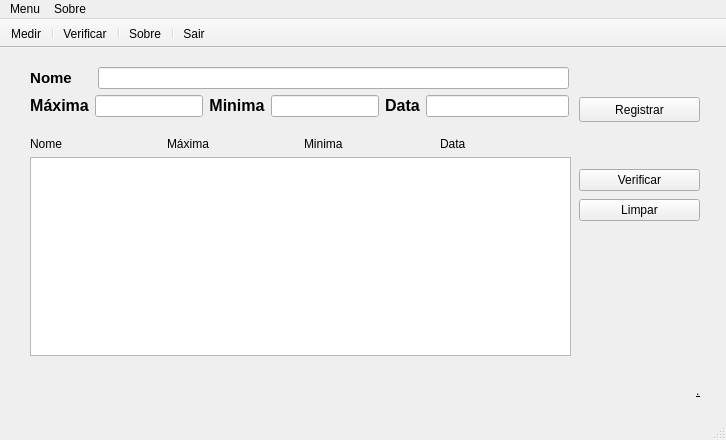
<?xml version="1.0" encoding="UTF-8"?>
<ui version="4.0">
 <class>pressao</class>
 <widget class="QMainWindow" name="pressao">
  <property name="enabled">
   <bool>true</bool>
  </property>
  <property name="geometry">
   <rect>
    <x>0</x>
    <y>0</y>
    <width>726</width>
    <height>440</height>
   </rect>
  </property>
  <property name="windowTitle">
   <string>pressao</string>
  </property>
  <property name="windowIcon">
   <iconset resource="icones.qrc">
    <normaloff>:/icones/logo.png</normaloff>:/icones/logo.png</iconset>
  </property>
  <widget class="QWidget" name="centralwidget">
   <widget class="QLabel" name="label_status">
    <property name="geometry">
     <rect>
      <x>39</x>
      <y>328</y>
      <width>661</width>
      <height>31</height>
     </rect>
    </property>
    <property name="text">
     <string>&lt;html&gt;&lt;head/&gt;&lt;body&gt;&lt;p align=&quot;right&quot;&gt;&lt;span style=&quot; font-style:italic; text-decoration: underline;&quot;&gt;.&lt;/span&gt;&lt;/p&gt;&lt;/body&gt;&lt;/html&gt;</string>
    </property>
   </widget>
   <widget class="QWidget" name="layoutWidget">
    <property name="geometry">
     <rect>
      <x>30</x>
      <y>10</y>
      <width>539</width>
      <height>68</height>
     </rect>
    </property>
    <layout class="QVBoxLayout" name="verticalLayout_3">
     <item>
      <layout class="QVBoxLayout" name="verticalLayout">
       <item>
        <layout class="QHBoxLayout" name="horizontalLayout_6">
         <item>
          <widget class="QLabel" name="label">
           <property name="text">
            <string>&lt;html&gt;&lt;head/&gt;&lt;body&gt;&lt;p align=&quot;center&quot;&gt;&lt;span style=&quot; font-size:11pt; font-weight:700;&quot;&gt; Nome&lt;/span&gt;&lt;/p&gt;&lt;/body&gt;&lt;/html&gt;</string>
           </property>
          </widget>
         </item>
         <item>
          <spacer name="horizontalSpacer">
           <property name="orientation">
            <enum>Qt::Horizontal</enum>
           </property>
           <property name="sizeType">
            <enum>QSizePolicy::Preferred</enum>
           </property>
           <property name="sizeHint" stdset="0">
            <size>
             <width>20</width>
             <height>20</height>
            </size>
           </property>
          </spacer>
         </item>
         <item>
          <widget class="QLineEdit" name="line_nome"/>
         </item>
        </layout>
       </item>
       <item>
        <layout class="QHBoxLayout" name="horizontalLayout_5">
         <item>
          <layout class="QHBoxLayout" name="horizontalLayout_2"/>
         </item>
         <item>
          <layout class="QHBoxLayout" name="horizontalLayout_4">
           <item>
            <layout class="QHBoxLayout" name="horizontalLayout">
             <item>
              <widget class="QLabel" name="label_2">
               <property name="text">
                <string>&lt;html&gt;&lt;head/&gt;&lt;body&gt;&lt;p align=&quot;center&quot;&gt;&lt;span style=&quot; font-size:12pt; font-weight:700;&quot;&gt;Máxima&lt;/span&gt;&lt;/p&gt;&lt;/body&gt;&lt;/html&gt;</string>
               </property>
              </widget>
             </item>
             <item>
              <widget class="QLineEdit" name="line_pmax"/>
             </item>
             <item>
              <widget class="QLabel" name="label_3">
               <property name="text">
                <string>&lt;html&gt;&lt;head/&gt;&lt;body&gt;&lt;p align=&quot;center&quot;&gt;&lt;span style=&quot; font-size:12pt; font-weight:700;&quot;&gt;Minima&lt;/span&gt;&lt;/p&gt;&lt;/body&gt;&lt;/html&gt;</string>
               </property>
              </widget>
             </item>
             <item>
              <widget class="QLineEdit" name="line_pmin"/>
             </item>
            </layout>
           </item>
           <item>
            <layout class="QHBoxLayout" name="horizontalLayout_3">
             <item>
              <widget class="QLabel" name="label_4">
               <property name="text">
                <string>&lt;html&gt;&lt;head/&gt;&lt;body&gt;&lt;p align=&quot;center&quot;&gt;&lt;span style=&quot; font-size:12pt; font-weight:700;&quot;&gt;Data&lt;/span&gt;&lt;/p&gt;&lt;/body&gt;&lt;/html&gt;</string>
               </property>
              </widget>
             </item>
             <item>
              <widget class="QLineEdit" name="line_data"/>
             </item>
            </layout>
           </item>
          </layout>
         </item>
        </layout>
       </item>
      </layout>
     </item>
    </layout>
   </widget>
   <widget class="QPushButton" name="btn_gravar">
    <property name="geometry">
     <rect>
      <x>579</x>
      <y>49</y>
      <width>121</width>
      <height>25</height>
     </rect>
    </property>
    <property name="text">
     <string>Registrar</string>
    </property>
   </widget>
   <widget class="QWidget" name="layoutWidget">
    <property name="geometry">
     <rect>
      <x>30</x>
      <y>89</y>
      <width>541</width>
      <height>219</height>
     </rect>
    </property>
    <layout class="QVBoxLayout" name="verticalLayout_4">
     <item>
      <layout class="QHBoxLayout" name="horizontalLayout_7">
       <item>
        <widget class="QLabel" name="label_5">
         <property name="text">
          <string>Nome</string>
         </property>
        </widget>
       </item>
       <item>
        <widget class="QLabel" name="label_6">
         <property name="text">
          <string>Máxima</string>
         </property>
        </widget>
       </item>
       <item>
        <widget class="QLabel" name="label_7">
         <property name="text">
          <string>Minima</string>
         </property>
        </widget>
       </item>
       <item>
        <widget class="QLabel" name="label_8">
         <property name="text">
          <string>Data</string>
         </property>
        </widget>
       </item>
      </layout>
     </item>
     <item>
      <widget class="QTableWidget" name="table_lista"/>
     </item>
    </layout>
   </widget>
   <widget class="QWidget" name="layoutWidget">
    <property name="geometry">
     <rect>
      <x>579</x>
      <y>119</y>
      <width>121</width>
      <height>58</height>
     </rect>
    </property>
    <layout class="QVBoxLayout" name="verticalLayout_2">
     <item>
      <widget class="QPushButton" name="btn_ver">
       <property name="text">
        <string>Verificar</string>
       </property>
      </widget>
     </item>
     <item>
      <widget class="QPushButton" name="pushButton">
       <property name="text">
        <string>Limpar</string>
       </property>
      </widget>
     </item>
    </layout>
   </widget>
  </widget>
  <widget class="QMenuBar" name="menubar">
   <property name="geometry">
    <rect>
     <x>0</x>
     <y>0</y>
     <width>726</width>
     <height>22</height>
    </rect>
   </property>
   <widget class="QMenu" name="menuMenu">
    <property name="title">
     <string>Menu</string>
    </property>
    <addaction name="actionMedir"/>
    <addaction name="actionVerificar"/>
    <addaction name="separator"/>
    <addaction name="actionSair"/>
   </widget>
   <widget class="QMenu" name="menuSobre">
    <property name="title">
     <string>Sobre</string>
    </property>
    <addaction name="actionSobre"/>
   </widget>
   <addaction name="menuMenu"/>
   <addaction name="menuSobre"/>
  </widget>
  <widget class="QStatusBar" name="statusbar"/>
  <widget class="QToolBar" name="toolBar">
   <property name="enabled">
    <bool>true</bool>
   </property>
   <property name="windowTitle">
    <string>toolBar</string>
   </property>
   <property name="movable">
    <bool>false</bool>
   </property>
   <property name="allowedAreas">
    <set>Qt::AllToolBarAreas</set>
   </property>
   <property name="orientation">
    <enum>Qt::Horizontal</enum>
   </property>
   <property name="floatable">
    <bool>true</bool>
   </property>
   <attribute name="toolBarArea">
    <enum>TopToolBarArea</enum>
   </attribute>
   <attribute name="toolBarBreak">
    <bool>false</bool>
   </attribute>
   <addaction name="actionMedir"/>
   <addaction name="separator"/>
   <addaction name="actionVerificar"/>
   <addaction name="separator"/>
   <addaction name="actionSobre"/>
   <addaction name="separator"/>
   <addaction name="actionSair"/>
  </widget>
  <action name="actionVerificar">
   <property name="icon">
    <iconset resource="icones.qrc">
     <normaloff>:/icones/verificar.png</normaloff>:/icones/verificar.png</iconset>
   </property>
   <property name="text">
    <string>Verificar</string>
   </property>
  </action>
  <action name="actionSair">
   <property name="icon">
    <iconset resource="icones.qrc">
     <normaloff>:/icones/desligar.png</normaloff>:/icones/desligar.png</iconset>
   </property>
   <property name="text">
    <string>Sair</string>
   </property>
  </action>
  <action name="actionSobre">
   <property name="icon">
    <iconset resource="icones.qrc">
     <normaloff>:/icones/sobre.png</normaloff>:/icones/sobre.png</iconset>
   </property>
   <property name="text">
    <string>Sobre</string>
   </property>
  </action>
  <action name="actionMedir">
   <property name="icon">
    <iconset resource="icones.qrc">
     <normaloff>:/icones/registrar.png</normaloff>:/icones/registrar.png</iconset>
   </property>
   <property name="text">
    <string>Medir</string>
   </property>
  </action>
 </widget>
 <resources>
  <include location="icones.qrc"/>
 </resources>
 <connections/>
</ui>
